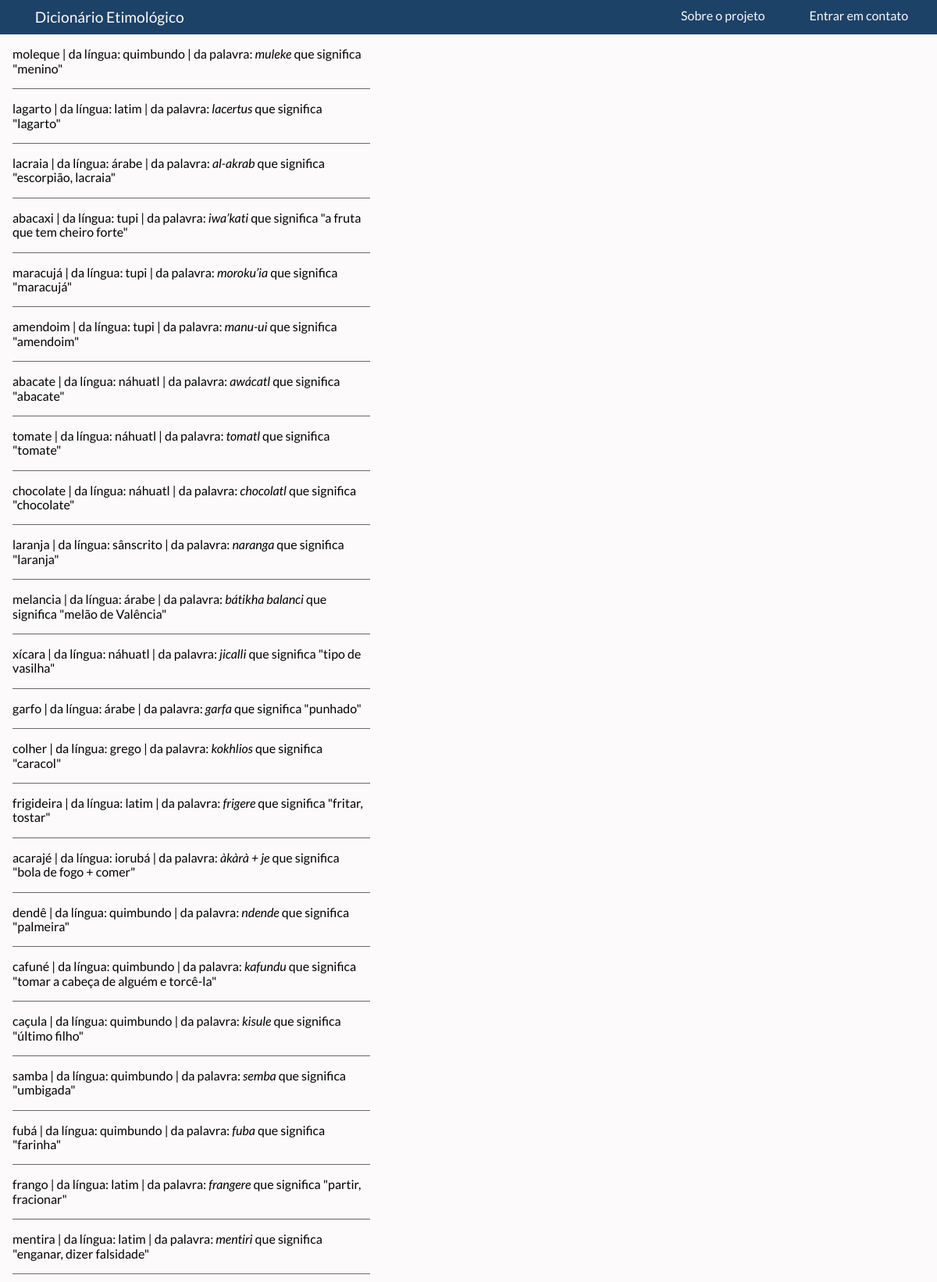
The page /etym/search (upper part) on the database its author committed.
### etym/models.py (models this page shows, shortened)
class Modern(models.Model):
    modern_word = models.CharField(max_length=164)
    region = models.ForeignKey(Region, on_delete=models.CASCADE)
    language = models.ForeignKey(Language, on_delete=models.CASCADE)
    origin = models.ForeignKey(Origin, on_delete=models.CASCADE)

class Language(models.Model):
    name = models.CharField(max_length=164)

class Origin(models.Model):
    word = models.CharField(max_length=164)
    meaning = models.CharField(max_length=164)

### etym/views.py (the view)
# urls.py: path('search', views.search, name='search'),
def search(request):
    search_term = request.GET.get('query', '')
    terms = search_terms(search_term)
    return render(request, 'etym/search.html', {'terms': terms})

### etym/views.py (called while the page is built)
def search_terms(search_term):
    return Modern.objects.filter(
        Q(modern_word__icontains=search_term) |
        Q(region__name__icontains=search_term) |
        Q(language__name__icontains=search_term) |
        Q(origin__word__icontains=search_term)
    )

### etym/templates/etym/search.html (shortened to what this page needs)
{% extends "base.html" %}
{% block content %}
    <div class="search-results">
        <div class="terms">
            {% for term in terms %}
                <div class="term">
                    {{ term.modern_word }}
                    | da língua: {{ term.language.name }}
                    | da palavra:
                    <em>{{ term.origin.word }}</em>
                    que significa "{{ term.origin.meaning }}"
                </div>
            {% endfor %}
        </div>
        <div id="map"></div>
    </div>
{% endblock content %}

### etym/templates/base.html (shortened to what this page needs)
{% load static %}
<!DOCTYPE html>
<html lang="en">
<head>
    <link rel="stylesheet" href="{% static 'css/site.css' %}">
</head>
<body>
     <nav>
            <div class="navbar">
                <a href="">Dicionário Etimológico</a>
            </div>
            <div class="navbar">
                <a href="">Sobre o projeto</a>
                <a href="">Entrar em contato</a>
            </div>
    </nav>
    <main>
    {% block content %}
    {% endblock content %}
    </main>
</body>
</html>

### static/css/site.css (style rules this page uses)
html, body { min-height: calc(100vh - 40px); font-family: 'Lato', sans-serif; background-color: #FCFAFA; }
main { height: calc(100vh - 40px); }
nav { display: flex; justify-content:space-between; background-color: #1D4267; padding: 0.70em; }
.navbar a { padding-left: 1.75em; padding-right: 1.60em; text-decoration: none; color: #FCFAFA; }
.navbar:first-child { font-size: 120%; }
.search-results { display: grid; grid-template-columns: 2fr 3fr; height: 100%; }
#map { height: 100%; }
.search-results { margin-left: 1em; }
.terms .term { margin-top: 1em; margin-right: 1em; padding-bottom: 1em; border-bottom: 1px solid #696969 }

### rows shown on the page
Modern: modern_word "moleque", language.name "quimbundo", origin.word "muleke", origin.meaning "menino"
Modern: modern_word "lagarto", language.name "latim", origin.word "lacertus", origin.meaning "lagarto"
Modern: modern_word "lacraia", language.name "árabe", origin.word "al-akrab", origin.meaning "escorpião, lacraia"
Modern: modern_word "abacaxi", language.name "tupi", origin.word "iwa’kati", origin.meaning "a fruta que tem cheiro forte"
Modern: modern_word "maracujá", language.name "tupi", origin.word "moroku’ia", origin.meaning "maracujá"
Modern: modern_word "amendoim", language.name "tupi", origin.word "manu-ui", origin.meaning "amendoim"
Modern: modern_word "abacate", language.name "náhuatl", origin.word "awácatl", origin.meaning "abacate"
Modern: modern_word "tomate", language.name "náhuatl", origin.word "tomatl", origin.meaning "tomate"
Modern: modern_word "chocolate", language.name "náhuatl", origin.word "chocolatl", origin.meaning "chocolate"
Modern: modern_word "laranja", language.name "sânscrito", origin.word "naranga", origin.meaning "laranja"
Modern: modern_word "melancia", language.name "árabe", origin.word "bátikha balanci", origin.meaning "melão de Valência"
Modern: modern_word "xícara", language.name "náhuatl", origin.word "jicalli", origin.meaning "tipo de vasilha"
Modern: modern_word "garfo", language.name "árabe", origin.word "garfa", origin.meaning "punhado"
Modern: modern_word "colher", language.name "grego", origin.word "kokhlios", origin.meaning "caracol"
Modern: modern_word "frigideira", language.name "latim", origin.word "frigere", origin.meaning "fritar, tostar"
Modern: modern_word "acarajé", language.name "iorubá", origin.word "àkàrà + je", origin.meaning "bola de fogo + comer"
Modern: modern_word "dendê", language.name "quimbundo", origin.word "ndende", origin.meaning "palmeira"
Modern: modern_word "cafuné", language.name "quimbundo", origin.word "kafundu", origin.meaning "tomar a cabeça de alguém e torcê-la"
Modern: modern_word "caçula", language.name "quimbundo", origin.word "kisule", origin.meaning "último filho"
Modern: modern_word "samba", language.name "quimbundo", origin.word "semba", origin.meaning "umbigada"
Modern: modern_word "fubá", language.name "quimbundo", origin.word "fuba", origin.meaning "farinha"
Modern: modern_word "frango", language.name "latim", origin.word "frangere", origin.meaning "partir, fracionar"
Modern: modern_word "mentira", language.name "latim", origin.word "mentiri", origin.meaning "enganar, dizer falsidade"
